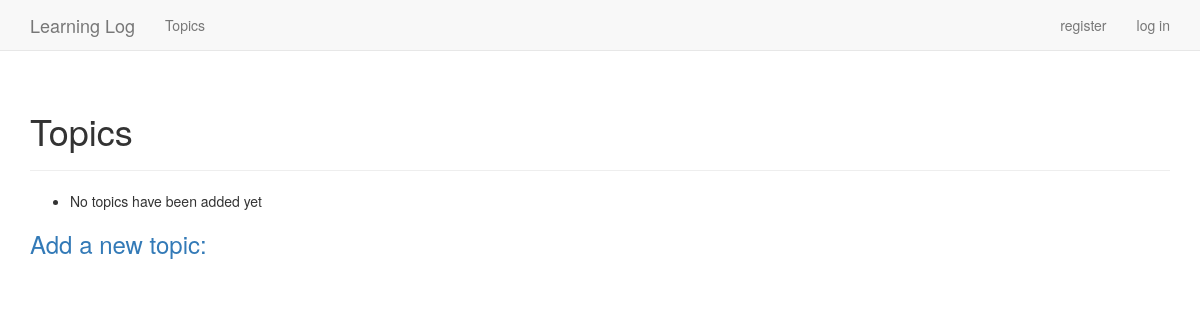
The page /topics/ on the database as committed earlier.
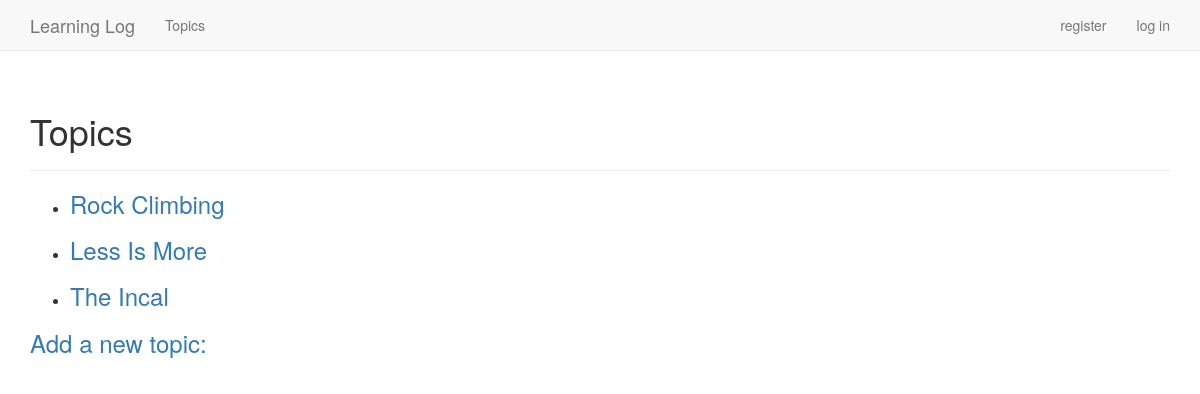
The same page on the database as committed later.
### learning_logs/models.py (models this page shows)
class Topic(models.Model):
    text = models.CharField(max_length=200)
    date_added = models.DateTimeField(auto_now_add=True)
    owner = models.ForeignKey(User, on_delete=models.CASCADE)
    is_public = models.BooleanField(default=False)
    def __str__(self):
        return self.text

### learning_logs/views.py (the view)
# urls.py: path('topics/',views.topics,name='topics'),
def topics(request):
    if not request.user.is_authenticated:
        topics = Topic.objects.filter(Q(is_public =True))\
                                      .order_by('date_added')
    elif request.user.is_authenticated:
        topics = Topic.objects.filter(Q(owner=request.user)\
                                      | Q(is_public=True))\
                                      .order_by('date_added')
    context = {'topics':topics}
    return render(request, 'learning_logs/topics.html',context)

### learning_logs/templates/learning_logs/topics.html
{% extends "learning_logs/base.html" %}
{% block header %}
    <h1>Topics</h1>
{% endblock header %}
{% block content%}
    <ul>
        {% for topic in topics %}
            <li>
                <h3>
                    <a href="{% url 'learning_logs:topic' topic.id %}">{{topic}}</a>
                </h3>
            </li>
        {% empty %}
            <li>No topics have been added yet</li>
        {% endfor %}
    </ul>
    <h3>
        <a href="{% url 'learning_logs:new_topic' %}">Add a new topic:</a>
    </h3>
{% endblock content %}

### learning_logs/templates/learning_logs/base.html (shortened to what this page needs)
{% load bootstrap3 %}
<!DOCTYPE html>
<html lang='en'>
    <head>
        {% bootstrap_css %}
    </head>
    <body>
        <nav class="navbar navbar-default navbar-static-top">
            <div class = "container">
                <div class= "navbar-header">
                    <a class= "navbar-brand" href="{% url 'learning_logs:index' %}">
                        Learning Log
                    </a>
                </div>
                <div id ="navbar" class="navbar-collapse collapse">
                    <ul class="nav navbar-nav">
                        <li>
                            <a href="{% url 'learning_logs:topics' %}">
                                Topics
                            </a>
                        </li>
                    </ul>
                    <ul class="nav navbar-nav navbar-right">
                        {% if user.is_authenticated %}
                            <li> <a> Hello, {{ user.username }}. </a></li>
                            <li> <a href="{%url 'users:logout'%}">log out</a></li>
                        {%else%}
                            <li> <a href="{% url 'users:register' %}">register</a> </li>
                            <li> <a href="{%url 'users:login' %}">log in</a></li>
                        {% endif%}
                    </ul>
                </div>
            </div>
        </nav>
        <div class ="container">
            <div class = "page-header">
                {% block header %}{% endblock header%}
            </div>
            <div>
                {%block content%}{%endblock content%}
            </div>
        </div>
    </body>
</html>

Rows that differ between the two databases and show on the page:
now on this page (row edited): Topic: text "Rock Climbing"
added Topic: text "Less Is More"
added Topic: text "The Incal"
Other text that changed with them:
text no longer shown: "No topics have been added yet"
